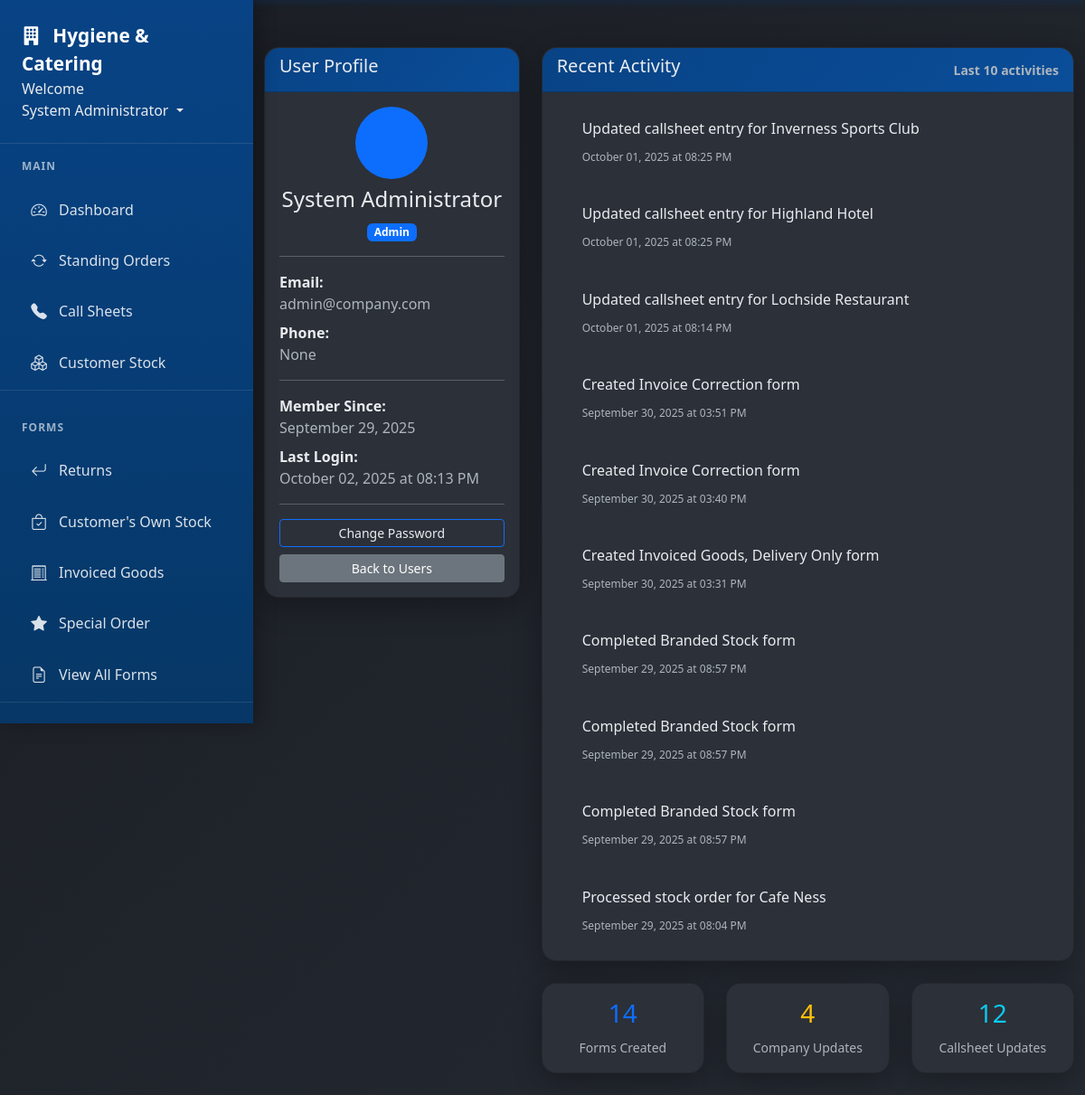
/users/1 (signed in), run on an earlier commit of the app's database.
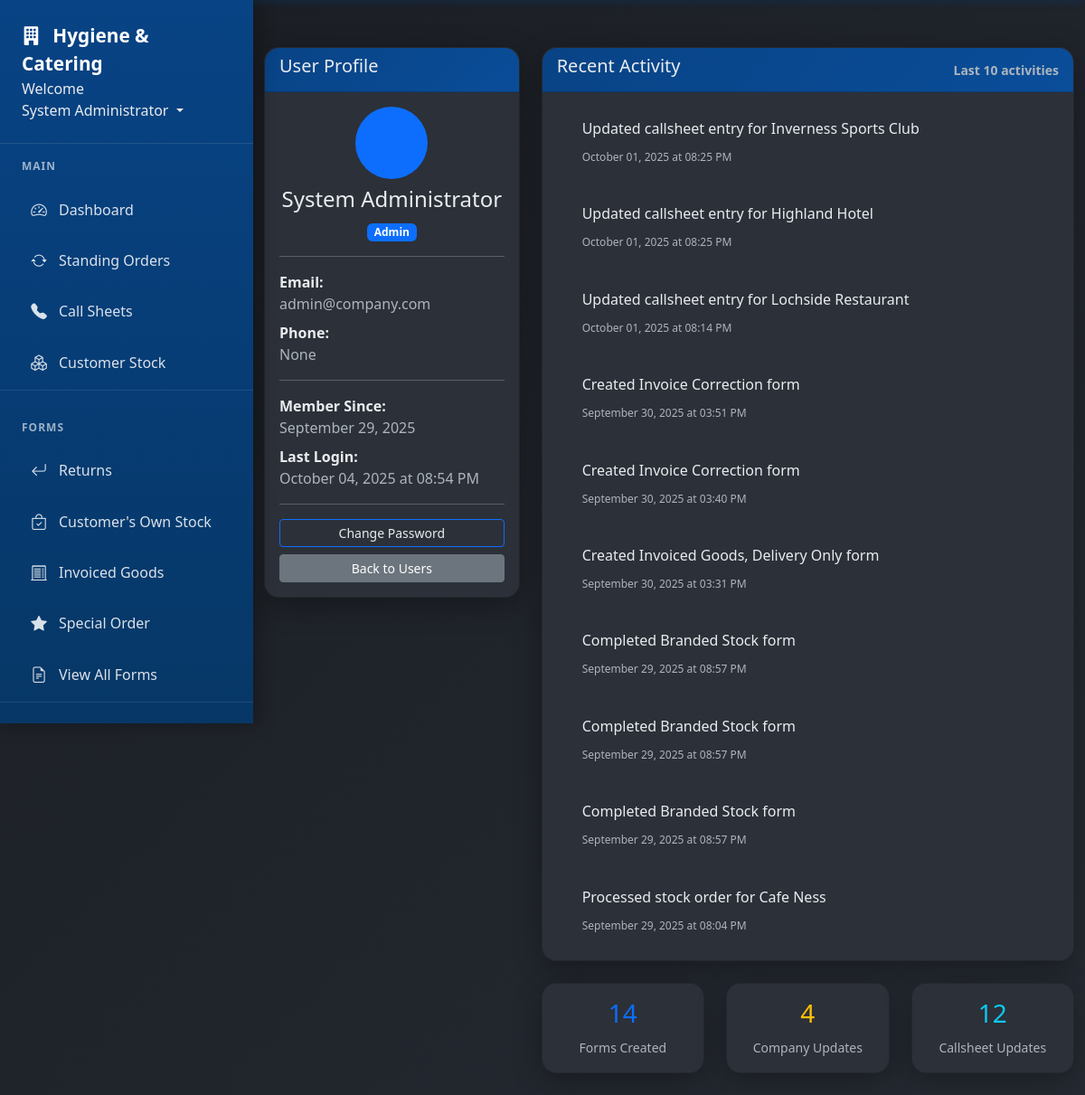
And on a later commit of the database.
### app/models.py (models this page shows, shortened)
class User(db.Model, UserMixin):
    id = db.Column(db.Integer, primary_key=True)
    username = db.Column(db.String(20), unique=True, nullable=False)  # Keep for system use
    email = db.Column(db.String(120), unique=True, nullable=False, index=True)  # Primary identifier
    full_name = db.Column(db.String(100), nullable=False)
    password_hash = db.Column(db.String(128), nullable=False)  # Changed from 'password' to 'password_hash'
    role = db.Column(db.String(20), nullable=False)
    job_title = db.Column(db.String(100))
    direct_phone = db.Column(db.String(20))
    mobile_phone = db.Column(db.String(20))
    is_active = db.Column(db.Boolean, default=True)
    must_change_password = db.Column(db.Boolean, default=False)
    created_at = db.Column(db.DateTime, nullable=False, default=datetime.utcnow)
    last_login = db.Column(db.DateTime)
    forms = db.relationship('Form', foreign_keys='Form.user_id', backref='author', lazy=True)
    callsheet_entries = db.relationship('CallsheetEntry', backref='entered_by', lazy=True)
    callsheets_created = db.relationship('Callsheet', backref='created_by_user', lazy=True)
    todo_items = db.relationship('TodoItem', backref='user', lazy=True, cascade='all, delete-orphan')
    company_updates = db.relationship('CompanyUpdate', backref='author', lazy=True, cascade='all, delete-orphan')
    def get_recent_activity(self, limit=10):
        activities = []
        try:
            recent_forms = Form.query.filter_by(user_id=self.id).order_by(Form.date_created.desc()).limit(5).all()
            for form in recent_forms:
                activities.append({
                    'type': 'form_created',
                    'description': f'Created {form.type.replace("_", " ").title()} form',
                    'date': form.date_created,
                    'link': f'/form/{form.id}'
                })
        except Exception as e:
            print(f"Error loading forms for user {self.id}: {e}")
        try:
            recent_updates = CompanyUpdate.query.filter_by(user_id=self.id).order_by(CompanyUpdate.created_at.desc()).limit(3).all()
            for update in recent_updates:
                activities.append({
                    'type': 'company_update',
                    'description': f'Posted company update: {update.title}',
                    'date': update.created_at,
                    'link': None
                })
        except Exception as e:
            print(f"Error loading company updates for user {self.id}: {e}")
        try:
            recent_callsheet_entries = CallsheetEntry.query.filter_by(user_id=self.id).order_by(CallsheetEntry.updated_at.desc()).limit(3).all()
            for entry in recent_callsheet_entries:
                activities.append({
                    'type': 'callsheet_update',
                    'description': f'Updated callsheet entry for {entry.customer.name}',
                    'date': entry.updated_at,
                    'link': '/callsheets'
                })
        except Exception as e:
            print(f"Error loading callsheet entries for user {self.id}: {e}")
        try:
            recent_completed_forms = Form.query.filter_by(completed_by=self.id).filter(
                Form.completed_date.isnot(None)
            ).order_by(Form.completed_date.desc()).limit(3).all()
            for form in recent_completed_forms:
                activities.append({
                    'type': 'form_completed',
                    'description': f'Completed {form.type.replace("_", " ").title()} form',
                    'date': form.completed_date,
                    'link': f'/form/{form.id}'
                })
        except Exception as e:
            print(f"Error loading completed forms for user {self.id}: {e}")
        try:
            if 'StandingOrder' in globals():
                recent_standing_orders = StandingOrder.query.filter_by(created_by=self.id).order_by(StandingOrder.created_at.desc()).limit(3).all()
                for order in recent_standing_orders:
                    activities.append({
                        'type': 'standing_order_created',
                        'description': f'Created standing order for {order.customer.name}',
                        'date': order.created_at,
                        'link': f'/standing-orders/{order.id}'
                    })
        except Exception as e:
            print(f"Error loading standing orders for user {self.id}: {e}")
        try:
            if 'StandingOrderLog' in globals():
                recent_so_logs = StandingOrderLog.query.filter_by(performed_by=self.id).filter(
                    StandingOrderLog.action_type.in_(['paused', 'resumed', 'ended'])
                ).order_by(StandingOrderLog.performed_at.desc()).limit(3).all()
        except Exception as e:
            print(f"Error loading standing order logs for user {self.id}: {e}")
        try:
            if 'StockTransaction' in globals():
                recent_stock_transactions = StockTransaction.query.filter_by(created_by=self.id).order_by(StockTransaction.transaction_date.desc()).limit(3).all()
                for transaction in recent_stock_transactions:
                    transaction_types = {
                        'stock_in': 'Added stock for',
                        'stock_out': 'Processed stock order for',
                        'adjustment': 'Adjusted stock for'
                    }
                    description = transaction_types.get(transaction.transaction_type, 'Updated stock for')
                    activities.append({
                        'type': f'stock_{transaction.transaction_type}',
                        'description': f'{description} {transaction.stock_item.customer.name}',
                        'date': transaction.transaction_date,
                        'link': '/customer-stock'
                    })
        except Exception as e:
            print(f"Error loading stock transactions for user {self.id}: {e}")
        activities.sort(key=lambda x: x['date'], reverse=True)
        return activities[:limit]

### app/routes.py (the view)
@main.route('/users/<int:user_id>')
@login_required
def user_profile(user_id):
    user = User.query.get_or_404(user_id)
    if current_user.role != 'admin' and current_user.id != user_id:
        flash('Access denied.', 'danger')
        return redirect(url_for('main.dashboard'))
    activities = user.get_recent_activity()
    return render_template('user_profile.html', user=user, activities=activities)

### app/models.py (called while the page is built)
@login_manager.user_loader
def load_user(user_id):
    return User.query.get(int(user_id))

### app/templates/user_profile.html (shortened to what the changed rows need)
{% extends "base.html" %} {% block content %}
<div class="row">
  <div class="col-lg-4">
    <div class="card">
      <div class="card-body">
        <div class="text-center mb-3">
          <div
            class="bg-primary rounded-circle d-inline-flex align-items-center justify-content-center"
            style="width: 80px; height: 80px"
          >
          </div>
          <h4 class="mt-2">{{ user.full_name }}</h4>
          <span
            class="badge bg-{{ 'primary' if user.role == 'admin' else 'secondary' }}"
          >
            {{ user.role.title() }}
          </span>
        </div>
        <div class="mb-2">
          <strong> Email:</strong><br />
          <span class="text-muted">{{ user.email }}</span>
        </div>
        <div class="mb-2">
          <strong> Phone:</strong><br />
          <span class="text-muted">{{ user.direct_phone }}</span>
        </div>
        <div class="mb-2">
          <strong> Member Since:</strong
          ><br />
          <span class="text-muted"
            >{{ user.created_at.strftime('%B %d, %Y') }}</span
          >
        </div>
        <div class="mb-2">
          <strong> Last Login:</strong><br />
          <span class="text-muted">
            {% if user.last_login %} {{ user.last_login.strftime('%B %d, %Y at
            %I:%M %p') }} {% else %} Never {% endif %}
          </span>
        </div>
      </div>
    </div>
  </div>
</div>
{% endblock %}

### app/templates/base.html (shortened to what this page needs)
<!DOCTYPE html>
<html lang="en">
  <head>
    <link
      rel="stylesheet"
      href="{{ url_for('static', filename='style.css') }}"
    />
    <link
      href="https://cdn.jsdelivr.net/npm/bootstrap@5.3.0/dist/css/bootstrap.min.css"
      rel="stylesheet"
    />
    <link
      href="https://cdn.jsdelivr.net/npm/bootstrap-icons@1.11.0/font/bootstrap-icons.css"
      rel="stylesheet"
    />
  </head>
  <body>
    <nav class="nav-sidebar" id="navSidebar">
      <div class="nav-sidebar-header">
        <a href="{{ url_for('main.dashboard') }}" class="nav-sidebar-brand">
          <i class="bi bi-building-fill me-2"></i>
          Hygiene & Catering
        </a>
        <li class="nav-item dropdown" style="display: block">
          <text>Welcome</text>
          <a
            class="nav-link dropdown-toggle"
            href="#"
            id="userDropdown"
            role="button"
            data-bs-toggle="dropdown"
          >
             {{ current_user.full_name or
            current_user.username }}
          </a>
        </li>
      </div>
      {% if current_user.is_authenticated %}
      <div class="nav-sidebar-nav">
        <div class="nav-section">
          <div class="nav-section-title">Main</div>
          <div class="nav-item">
            <a class="nav-link" href="{{ url_for('main.dashboard') }}">
              <i class="bi bi-speedometer2"></i>
              Dashboard
            </a>
          </div>
          <div class="nav-item">
            <a class="nav-link" href="{{ url_for('main.standing_orders') }}">
              <i class="bi bi-arrow-repeat"></i>
              Standing Orders
            </a>
          </div>
          <div class="nav-item">
            <a class="nav-link" href="{{ url_for('main.callsheets') }}">
              <i class="bi bi-telephone-fill"></i>
              Call Sheets
            </a>
          </div>
          <div class="nav-item">
            <a class="nav-link" href="{{ url_for('main.customer_stock') }}">
              <i class="bi bi-boxes"></i>
              Customer Stock
            </a>
          </div>
        </div>
        <div class="nav-section">
          <div class="nav-section-title">Forms</div>
          <div class="nav-item">
            <a class="nav-link" href="{{ url_for('main.returns') }}">
              <i class="bi bi-arrow-return-left"></i>
              Returns
            </a>
          </div>
          <div class="nav-item">
            <a class="nav-link" href="{{ url_for('main.branded_stock') }}">
              <i class="bi bi-bag-check"></i>
              Customer's Own Stock
            </a>
          </div>
          <div class="nav-item">
            <a class="nav-link" href="{{ url_for('main.invoice_correction') }}">
              <i class="bi bi-receipt-cutoff"></i>
              Invoiced Goods
            </a>
          </div>
          <div class="nav-item">
            <a class="nav-link" href="{{ url_for('main.special_order') }}">
              <i class="bi bi-star-fill"></i>
              Special Order
            </a>
          </div>
          <div class="nav-item">
            <a class="nav-link" href="{{ url_for('main.forms') }}">
              <i class="bi bi-file-earmark-text"></i>
              View All Forms
            </a>
          </div>
        </div>
      </div>
      {% endif %}
    </nav>
    <div class="main-content" id="mainContent">
      <div class="container-fluid">
         {% block content %}{% endblock %}
      </div>
    </div>
  </body>
</html>

What changed in the data, as far as the page shows it:
changed User "System Administrator": last_login "October 02, 2025 at 08:13 PM" → "October 04, 2025 at 08:54 PM"
